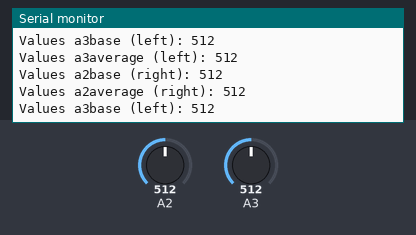
This sketch was run on a simulated Arduino Uno, built with avr-gcc and run on an emulated ATmega328P. On the bench: the last lines printed to the serial monitor. The inputs (shaded band) are chosen by the test bench; at power-on: A2 = 512, A3 = 512.

Above: at 6.2 s.
6.3 s: A2 set to 454
At 6.3 s:
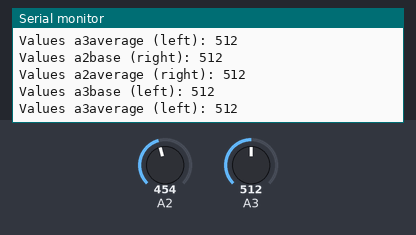
9.3 s: A2 set to 426
At 15.5 s:
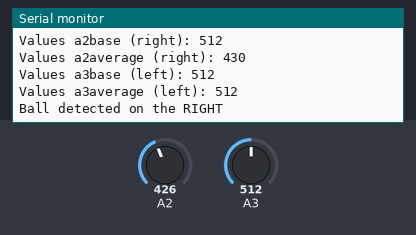
Timing chart, 0 to 16.8 s (numbered marks = the images above; inputs shaded):
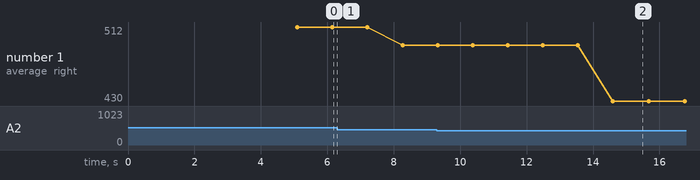

Measured:
- the behaviour switches between 440 and 439 on A2 (found by bisection; images 1 and 2)
- after the input at 9.3 s, the serial monitor: prints a new line after 5.3 s (image 2)
- plotted number 1: 512 → 492 after the input at 6.3 s, 492 → 430 after the input at 9.3 s

The sketch:

ballDetectLeftorRight.ino
```cpp
// Full IR Detection Logic with Setup and Loop

// IR Detection Logic for A2 (Right) and A3 (Left)
int baselineRight = 0;
int baselineLeft = 0;
int significantChangeRight = 0;
int significantChangeLeft = 0;

int averageRight = 0;
int averageLeft = 0;

int sumRight = 0;
int sumLeft = 0;

int sampleCounterRight = 0;
int sampleCounterLeft = 0;

const int amountOfInputsForAverage = 6;

// Setup Function
void setup() {
    Serial.begin(9600);
    Serial.println("Initializing IR Sensors...");

    initializeIR(); // Initialize IR sensors for A2 and A3

    Serial.println("Initialization Complete");
    Serial.print("Baseline Right: ");
    Serial.println(baselineRight);
    Serial.print("Baseline Left: ");
    Serial.println(baselineLeft);
}

// Main Loop Function
void loop() {
    detectIRBall(); // Continuously detect IR ball position
    delay(1000); // Delay to reduce noise
}

// Initialization for A2 and A3
void initializeIR() {
    unsigned long startTime = millis();
    while (millis() - startTime < 5000) {
        int valueRight = analogRead(A2);
        int valueLeft = analogRead(A3);

        averageRight = updateAverageIR(valueRight, true);
        averageLeft = updateAverageIR(valueLeft, false);

        baselineRight = averageRight;
        baselineLeft = averageLeft;
    }

    significantChangeRight = calculateSignificantChange(baselineRight);
    significantChangeLeft = calculateSignificantChange(baselineLeft);
}

// Update moving average for A2 and A3
int updateAverageIR(int newValue, bool isRight) {
    if (isRight) {
        sumRight += newValue;
        sampleCounterRight++;
        if (sampleCounterRight == amountOfInputsForAverage) {
            int newAverage = sumRight / amountOfInputsForAverage;
            sumRight = 0;
            sampleCounterRight = 0;
            return newAverage;
        }
        return averageRight;
    } else {
        sumLeft += newValue;
        sampleCounterLeft++;
        if (sampleCounterLeft == amountOfInputsForAverage) {
            int newAverage = sumLeft / amountOfInputsForAverage;
            sumLeft = 0;
            sampleCounterLeft = 0;
            return newAverage;
        }
        return averageLeft;
    }
}

// Calculate significant change threshold
int calculateSignificantChange(int baseline) {
    return (0.0487 * baseline + 0.5);
}

// Detect IR Ball based on A2 and A3
void detectIRBall() {
    int valueRight = analogRead(A2);
    int valueLeft = analogRead(A3);

    averageRight = updateAverageIR(valueRight, true);
    averageLeft = updateAverageIR(valueLeft, false);

    Serial.print("Values a2base (right): ");
    Serial.println(baselineRight);
    Serial.print("Values a2average (right): ");
    Serial.println(averageRight);
    Serial.print("Values a3base (left): ");
    Serial.println(baselineLeft);
    Serial.print("Values a3average (left): ");
    Serial.println(averageLeft);
    Serial.println("");

    if (baselineRight - averageRight >= significantChangeRight) {
        Serial.println("Ball detected on the RIGHT");
    }
    if (baselineLeft - averageLeft >= significantChangeLeft) {
        Serial.println("Ball detected on the LEFT");
    }
}
```
